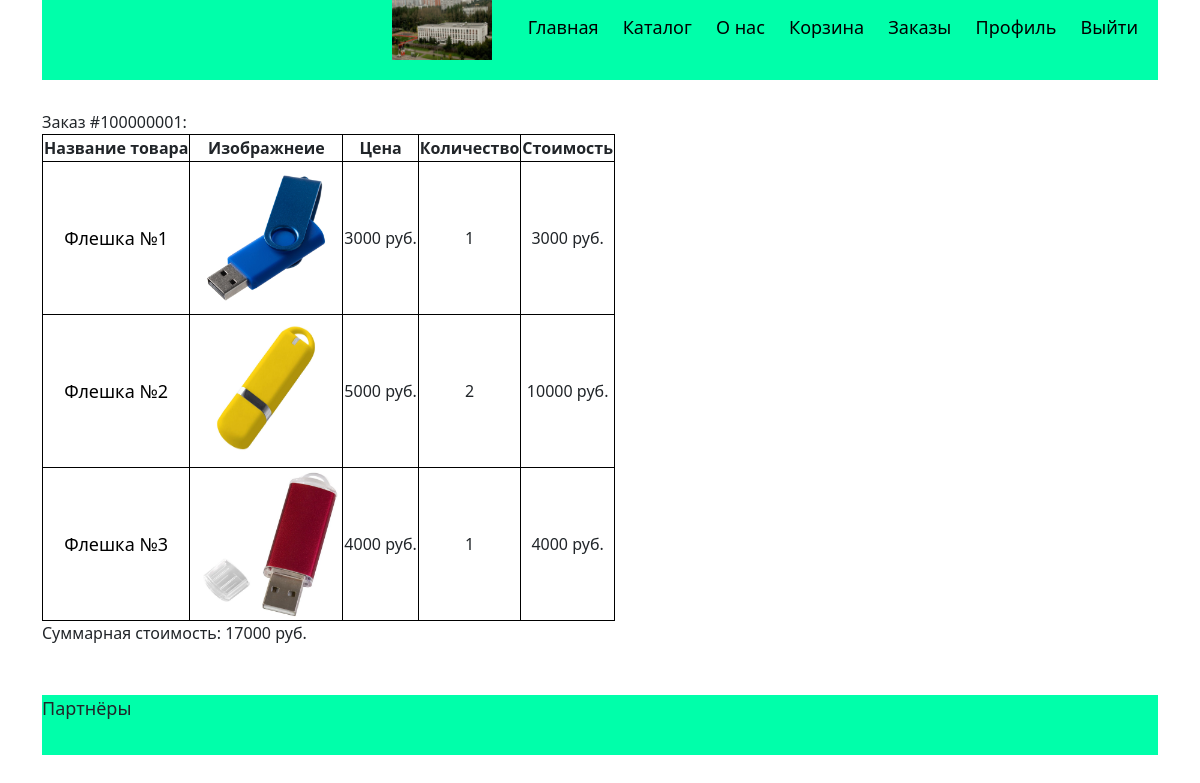
Page /orders/ (signed in) on the committed database.
### ORM.py (models this page shows)
class Orders(db.Model):
    id = db.Column(db.Integer, primary_key=True)
    number_of_order = db.Column(db.Integer)
    quantity = db.Column(db.Integer, nullable=False)
    good_id = db.Column(db.Integer, db.ForeignKey('goods.id'))
    good = db.relationship('Goods', backref=db.backref('orders', lazy=False))
    price_id = db.Column(db.Integer, db.ForeignKey('prices.id'))
    price = db.relationship('Prices', backref=db.backref('orders', lazy=False))
    customer_id = db.Column(db.Integer, db.ForeignKey('customers.id'))
    customer = db.relationship('Customers', backref=db.backref('orders', lazy=False))
    date = db.Column(db.DateTime, nullable=False)
    status = db.Column(db.String(80), nullable=False)

class Goods(db.Model):
    id = db.Column(db.Integer, primary_key=True)
    name = db.Column(db.String(80), nullable=False)
    quantity = db.Column(db.Integer, nullable=False)
    description = db.Column(db.String(200))
    price_id = db.Column(db.Integer, db.ForeignKey('prices.id'))
    price = db.relationship('Prices', backref=db.backref('good', lazy=False))
    photo_link = db.Column(db.String(80))
    colour = db.Column(db.String(80))
    category_id = db.Column(db.Integer, db.ForeignKey('categories.id'))
    category = db.relationship('Categories', backref=db.backref('goods', lazy=False))
    def link(self):
        return '/product?good_id='+str(self.id)

class Prices(db.Model):
    id = db.Column(db.Integer, primary_key=True)
    price = db.Column(db.Integer, nullable=False)
    start_date = db.Column(db.DateTime, nullable=False)
    end_date = db.Column(db.DateTime, nullable=False)

### main.py (the view)
@app.route('/orders/')
def orders():
    login = session.get('login')
    if not login:
        return redirect(url_for('main'), code=302)
    orders_dict = dict()
    total = dict()
    for i in list(filter(lambda x: x.customer.login==login,Orders.query.all())):
        if i.number_of_order not in orders_dict:
            orders_dict[i.number_of_order]=[i]
            total[i.number_of_order]=i.price.price*i.quantity
        else:
            orders_dict[i.number_of_order].append(i)
            total[i.number_of_order]+=i.price.price*i.quantity
    for i in orders_dict:
        orders_dict[i].sort(key=lambda x:x.good.id)
    return render_template('orders.html',orders=orders_dict, total=total)

### templates/orders.html (shortened to what this page needs)
{% extends "base.html" %}
{% block content %}
    {%for order in orders %}
        <div class="order">
            <div>Заказ #{{order}}:</div>
            <table>
                <tr>
                    <th>Название товара</th>
                    <th>Изображнеие</th>
                    <th>Цена</th>
                    <th>Количество</th>
                    <th>Стоимость</th>
                </tr>
                {% for item in orders[order] %}
                    <tr>
                        <td><a href={{item.good.link()}}>{{ item.good.name }}</a></td>
                        <td><a href={{item.good.link()}}><img class="order_image" src="{{ url_for('static', filename=item.good.photo_link) }}" alt={{item.good.name}}></a></td>
                        <td>{{ item.price.price }} руб.</td>
                        <td>{{ item.quantity }}</td>
                        <td>{{ item.price.price*item.quantity }} руб.</td>
                    </tr>
                {% endfor %}
            </table>
            <div>Суммарная стоимость: {{ total[order] }} руб.</div>
        </div>
    {% endfor %}
{% endblock %}

### static/Style.css (style rules this page uses)
a { text-decoration: none; color: black; font-size: large; }
.order { padding: 30px 0px; }
th { border: 1px solid black; text-align: center }
td { border: 1px solid black; text-align: center }
.order_image { width: 150px; height: 150px; display: inline-block; }

### rows in the picture
Orders: number_of_order "100000001", good.name "Флешка №2", photo_link (picture), price.price "5000", quantity "2", item.price.price*item.quantity "10000", number_of_order "17000"
Orders: good.name "Флешка №1", photo_link (picture), price.price "3000", quantity "1", item.price.price*item.quantity "3000"
Orders: good.name "Флешка №3", photo_link (picture), price.price "4000", quantity "1", item.price.price*item.quantity "4000"
